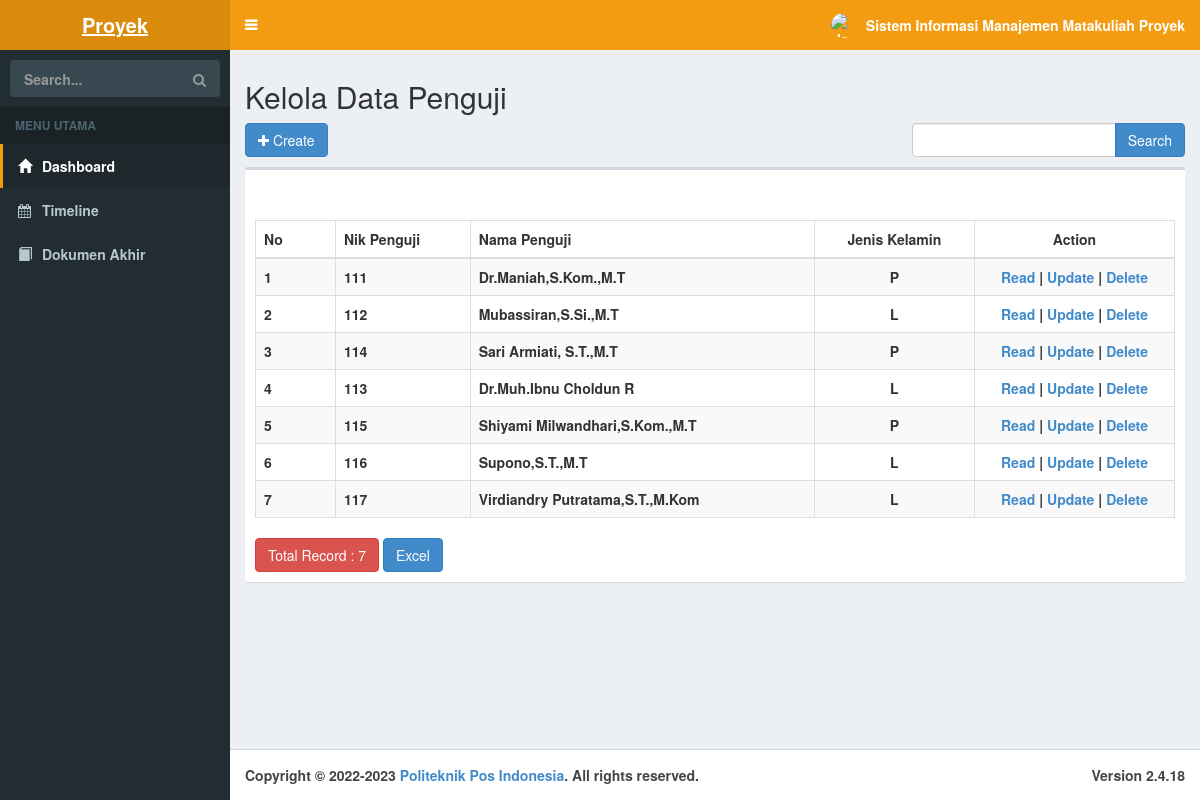
Screenshot of /index.php/penguji with the database file from the repository.
### tables this page shows
CREATE TABLE `penguji` (
  `id_penguji` int(11) NOT NULL,
  `nik_penguji` int(11) NOT NULL,
  `nama_penguji` varchar(50) NOT NULL,
  `jenis_kelamin` enum('P','L','','') NOT NULL DEFAULT 'P'
);

### application/controllers/Penguji.php (called while the page is built, shortened)
<?php
class Penguji extends CI_Controller
{
    function __construct()
    {
        $this->load->model('MPenguji');
        $this->load->library('form_validation');
    }
    public function index()
    {
        $q = urldecode($this->input->get('q', TRUE));
        $start = intval($this->input->get('start'));
        if ($q <> '') {
            $config['base_url'] = base_url() . 'penguji/index.html?q=' . urlencode($q);
            $config['first_url'] = base_url() . 'penguji/index.html?q=' . urlencode($q);
        } else {
            $config['base_url'] = base_url() . 'penguji/index.html';
            $config['first_url'] = base_url() . 'penguji/index.html';
        }
        $config['per_page'] = 10;
        $config['page_query_string'] = TRUE;
        $config['total_rows'] = $this->MPenguji->total_rows($q);
        $penguji = $this->MPenguji->get_limit_data($config['per_page'], $start, $q);
        $this->load->library('pagination');
        $this->pagination->initialize($config);
        $data = array(
            'penguji_data' => $penguji,
            'q' => $q,
            'pagination' => $this->pagination->create_links(),
            'total_rows' => $config['total_rows'],
            'start' => $start,
        );
        $data['page'] = 'penguji/penguji_list';
        $this->load->view('template', $data);
    }
}

### index.php (called while the page is built, shortened)
<?php
require_once BASEPATH.'core/CodeIgniter.php';

### application/config/config.php (called while the page is built, shortened)
<?php
$config['base_url'] = '';
$config['index_page'] = 'index.php';
$config['uri_protocol']	= 'REQUEST_URI';
$config['url_suffix'] = '';
$config['language']	= 'english';
$config['charset'] = 'UTF-8';
$config['enable_hooks'] = FALSE;
$config['subclass_prefix'] = 'MY_';
$config['composer_autoload'] = FALSE;
$config['permitted_uri_chars'] = 'a-z 0-9~%.:_\-';
$config['enable_query_strings'] = FALSE;
$config['controller_trigger'] = 'c';
$config['function_trigger'] = 'm';
$config['directory_trigger'] = 'd';
$config['allow_get_array'] = TRUE;
$config['log_threshold'] = 0;
$config['log_path'] = '';
$config['log_file_extension'] = '';
$config['log_file_permissions'] = 0644;
$config['log_date_format'] = 'Y-m-d H:i:s';
$config['error_views_path'] = '';
$config['cache_path'] = '';
$config['cache_query_string'] = FALSE;
$config['encryption_key'] = '';
$config['sess_driver'] = 'files';
$config['sess_cookie_name'] = 'ci_session';
$config['sess_expiration'] = 7200;
$config['sess_save_path'] = NULL;
$config['sess_match_ip'] = FALSE;
$config['sess_time_to_update'] = 300;
$config['sess_regenerate_destroy'] = FALSE;
$config['cookie_prefix']	= '';
$config['cookie_domain']	= '';
$config['cookie_path']		= '/';
$config['cookie_secure']	= FALSE;
$config['cookie_httponly'] 	= FALSE;
$config['standardize_newlines'] = FALSE;
$config['global_xss_filtering'] = FALSE;
$config['csrf_protection'] = FALSE;
$config['csrf_token_name'] = 'csrf_test_name';
$config['csrf_cookie_name'] = 'csrf_cookie_name';
$config['csrf_expire'] = 7200;
$config['csrf_regenerate'] = TRUE;
$config['csrf_exclude_uris'] = array();
$config['compress_output'] = FALSE;
$config['time_reference'] = 'local';
$config['rewrite_short_tags'] = FALSE;
$config['proxy_ips'] = '';

### application/models/MPenguji.php (called while the page is built, shortened)
<?php
class MPenguji extends CI_Model
{
    public $table = 'penguji';
    public $id = 'id_penguji';
    public $order = 'DESC';
    function total_rows($q = NULL) {
        $this->db->like('id_penguji', $q);
	$this->db->or_like('nik_penguji', $q);
	$this->db->or_like('nama_penguji', $q);
	$this->db->or_like('jenis_kelamin', $q);
	$this->db->from($this->table);
        return $this->db->count_all_results();
    }
    function get_limit_data($limit, $start = 0, $q = NULL) {
        $this->db->order_by($this->id, $this->order);
        $this->db->like('id_penguji', $q);
	$this->db->or_like('nik_penguji', $q);
	$this->db->or_like('nama_penguji', $q);
	$this->db->or_like('jenis_kelamin', $q);
	$this->db->limit($limit, $start);
        return $this->db->get($this->table)->result();
    }
}

### application/views/penguji/penguji_list.php (the view, shortened to what this page needs)
<!doctype html>
<html>
    <head>
        <link rel="stylesheet" href="<?php echo base_url('assets/bootstrap/css/bootstrap.min.css') ?>"/>
    </head>
    <body>
        <h2 style="margin-top:0px">Kelola Data Penguji </h2>
        <div class="row" style="margin-bottom: 10px">
            <div class="col-md-4">
                <?php echo anchor(site_url('penguji/create'),'<i class="fa fa-plus"></i>  Create', 'class="btn btn-primary"'); ?>
            </div>
            <div class="col-md-4 text-center">
            </div>
            <div class="col-md-4 text-right">
                <form action="<?php echo site_url('penguji/index'); ?>" class="form-inline" method="get">
                    <div class="input-group">
                        <input type="text" class="form-control" name="q" value="<?php echo $q; ?>">
                        <span class="input-group-btn">
                          <button class="btn btn-primary" type="submit">Search</button>
                        </span>
                    </div>
                </form>
            </div>
        </div>
     <div class="box">
<div class="box-header">
</div>
<div class="box-body">
<table id="example1" class="table table-bordered table-striped">
<thead>
<tr>
                <th>No</th>
        		<th>Nik Penguji</th>
        		<th>Nama Penguji</th>
        		<th><center>Jenis Kelamin</center></th>
        		<th><center>Action<center></center></th>
                </tr></thead><?php
                foreach ($penguji_data as $penguji)
            {
                ?>
                <tr>
			<td width="80px"><?php echo ++$start ?></td>
			<td><?php echo $penguji->nik_penguji ?></td>
			<td><?php echo $penguji->nama_penguji ?></td>
			<td><center><?php echo $penguji->jenis_kelamin ?></center></td>
			<td style="text-align:center" width="200px">
				<?php
				echo anchor(site_url('penguji/read/'.$penguji->id_penguji),'Read');
				echo ' | ';
				echo anchor(site_url('penguji/update/'.$penguji->id_penguji),'Update');
				echo ' | ';
				echo anchor(site_url('penguji/delete/'.$penguji->id_penguji),'Delete','onclick="javasciprt: return confirm(\'Are You Sure ?\')"');
				?>
			</td>
		</tr>
                <?php
            }
            ?>
        </table>
        <br>
        <div class="row">
            <div class="col-md-6">
                <a href="#" class="btn btn-danger">Total Record : <?php echo $total_rows ?></a>
		<?php echo anchor(site_url('penguji/excel'), 'Excel', 'class="btn btn-primary"'); ?>
	    </div>
            <div class="col-md-6 text-right">
            </div>
        </div>
    </body>
</html>

### application/views/penguji/penguji_list.php (style rules this page uses)
body { padding: px; }

### rows the page displays
penguji: nik_penguji "111", nama_penguji "Dr.Maniah,S.Kom.,M.T", jenis_kelamin "P", id_penguji "Read", id_penguji "Update", id_penguji "Delete"
penguji: nik_penguji "112", nama_penguji "Mubassiran,S.Si.,M.T", jenis_kelamin "L", id_penguji "Read", id_penguji "Update", id_penguji "Delete"
penguji: nik_penguji "114", nama_penguji "Sari Armiati, S.T.,M.T", jenis_kelamin "P", id_penguji "Read", id_penguji "Update", id_penguji "Delete"
penguji: nik_penguji "113", nama_penguji "Dr.Muh.Ibnu Choldun R", jenis_kelamin "L", id_penguji "Read", id_penguji "Update", id_penguji "Delete"
penguji: nik_penguji "115", nama_penguji "Shiyami Milwandhari,S.Kom.,M.T", jenis_kelamin "P", id_penguji "Read", id_penguji "Update", id_penguji "Delete"
penguji: nik_penguji "116", nama_penguji "Supono,S.T.,M.T", jenis_kelamin "L", id_penguji "Read", id_penguji "Update", id_penguji "Delete"
penguji: nik_penguji "117", nama_penguji "Virdiandry Putratama,S.T.,M.Kom", jenis_kelamin "L", id_penguji "Read", id_penguji "Update", id_penguji "Delete"

### other values shown
$total_rows "7"
anchor(site_url('penguji/excel'), 'Excel', 'class="btn btn-primary"') "Excel"
